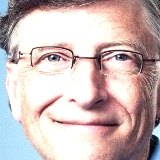
#> input picture dataset-procesado/bill gates/000001_0_iluminado.jpg, 160 x 160 px; its folder holds only this picture in this run
$ python aumentar-dataset.py
#> lines starting #> are read from the running program, lines starting #| are printed output that depends on the picture
import os
from os import path, scandir
import cv2

carpetas = [f.path for f in scandir('dataset-procesado') if f.is_dir()]
for carpeta in carpetas:
    print(f'procesando {carpeta}')

    for archivo in os.listdir(carpeta):
        img = cv2.imread(path.join(carpeta, archivo))
#> img is the input picture: shape (160, 160, 3); mean B, G, R 184.1, 185.4, 203.4
        if img is None:
            continue

        nombre_base = archivo.split('.')[0]

        # Aumentar iluminacion
        rostro_mas_iluminacion = cv2.convertScaleAbs(img, alpha=1.5, beta=0)
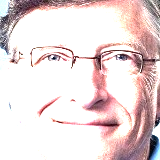
#> rostro_mas_iluminacion: shape (160, 160, 3); mean B, G, R 217.2, 216.7, 232.9
        cv2.imwrite(os.path.join(carpeta, f'{nombre_base}_iluminado.jpg'), rostro_mas_iluminacion)

        # Reducir iluminacion
        rostro_menos_iluminacion = cv2.convertScaleAbs(img, alpha=0.5, beta=0)
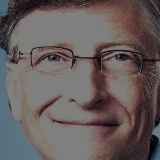
#> rostro_menos_iluminacion: shape (160, 160, 3); mean B, G, R 92.1, 92.8, 101.8
        cv2.imwrite(os.path.join(carpeta, f'{nombre_base}_oscuro.jpg'), rostro_menos_iluminacion)

        # Agregar desenfoque gausiano
        rostro_con_ruido = cv2.GaussianBlur(img, (5, 5), 5)
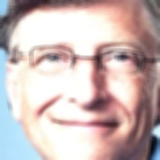
#> rostro_con_ruido: shape (160, 160, 3); mean B, G, R 184, 185.4, 203.4
        cv2.imwrite(os.path.join(carpeta, f'{nombre_base}_ruido.jpg'), rostro_con_ruido)

        # Espejo
        rostro_espejo = cv2.flip(img, 1)
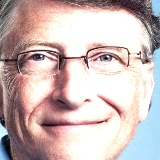
#> rostro_espejo: shape (160, 160, 3); mean B, G, R 184.1, 185.4, 203.4
        cv2.imwrite(os.path.join(carpeta, f'{nombre_base}_espejo.jpg'), rostro_espejo)
#> pass 2 of the loop `for carpeta in carpetas:`:
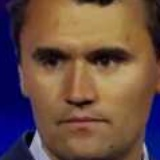
#> input picture dataset-procesado/charlie kirk/0f949bb8b504f1928909e13cc73a5f45992c83ea90855649d75a6fa19b55a6f0_0.jpg, 160 x 160 px
#> img is the input picture: shape (160, 160, 3); mean B, G, R 69.6, 78.9, 106.8
#> `rostro_menos_iluminacion = cv2.convertScaleAbs(img, alpha=0.5, beta=0)`:
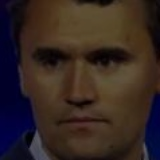
#> rostro_menos_iluminacion: shape (160, 160, 3); mean B, G, R 34.8, 39.4, 53.4
#> `rostro_espejo = cv2.flip(img, 1)`:
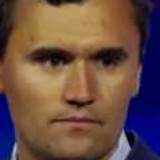
#> rostro_espejo: shape (160, 160, 3); mean B, G, R 69.6, 78.9, 106.8
